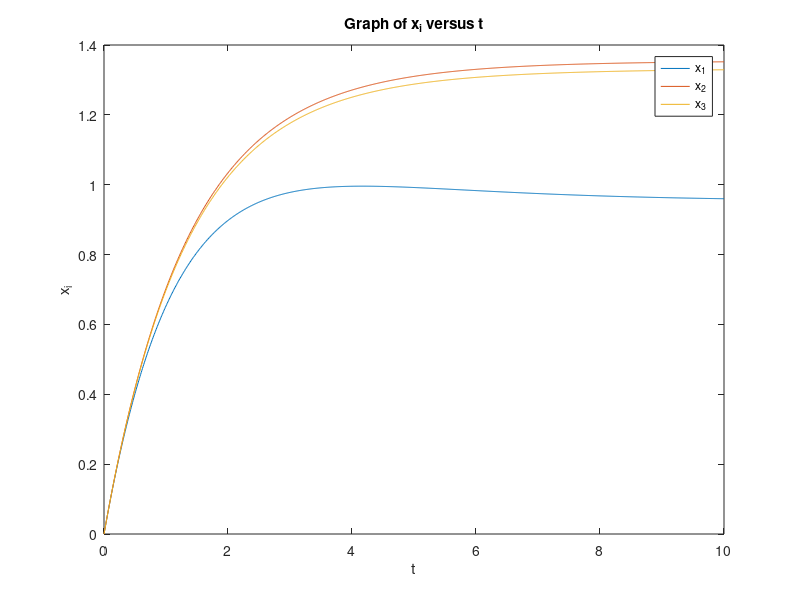

Here is the MATLAB script that generated this plot:
% Parameters
F = 1;           % Constant F
B = 0.5;         % Constant B
N = 3;           % Number of elements
A = rand(N);     % Random NxN matrix A
R = 0.2;         % Constant R

% Initial conditions
x0 = zeros(N, 1);  % Initial values of xi
t0 = 0;           % Initial time
tf = 10;          % Final time
dt = 0.01;        % Time step size

% Number of time steps
num_steps = round((tf - t0) / dt);

% Initialize arrays
x = zeros(N, num_steps+1);
t = zeros(num_steps+1, 1);

% Set initial conditions
x(:, 1) = x0;
t(1) = t0;

% Euler method
for i = 1:num_steps
    % Compute the derivative
    dx_dt = F - B*x(:, i) - sum(A.*R*x(:, i), 2);
    
    % Update x using Euler's method
    x(:, i+1) = x(:, i) + dt*dx_dt;
    
    % Update time
    t(i+1) = t(i) + dt;
end

% Plot the results
figure;
plot(t, x);
xlabel('t');
ylabel('x_i');
title('Graph of x_i versus t');
legend('x_1', 'x_2', 'x_3'); % Modify as per the number of elements N
